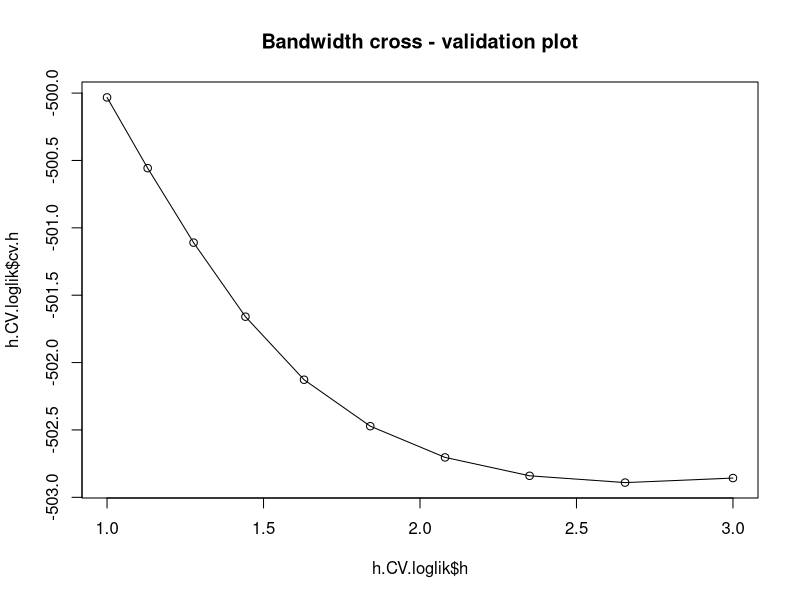
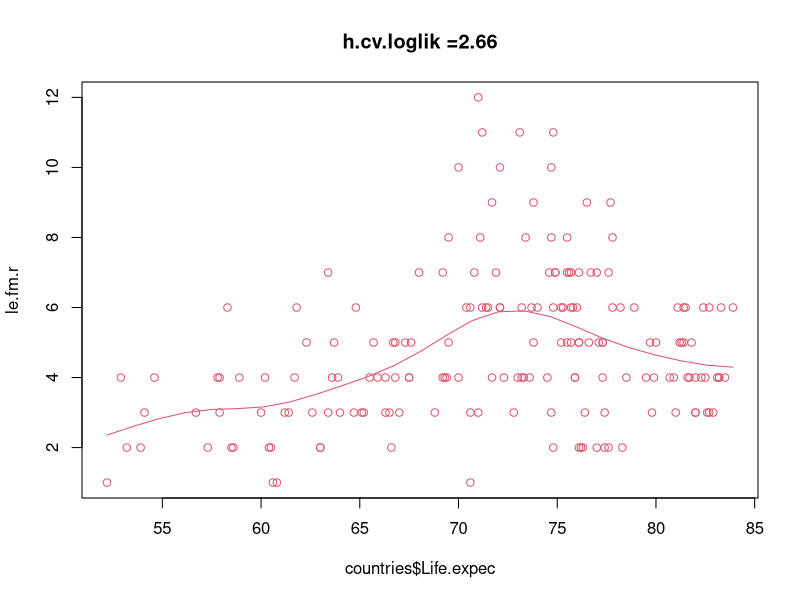

These figures' R source, in order:
## ---- chunk 1
knitr::opts_chunk$set(echo = TRUE)
## ---- chunk 2
# Bandwidth choice in the local logistic regression by leave-one-out cross-validation.
# Function "sm.poisson", from library "sm", is used.

# method can be equal to 'loglik.CV' (default) or 'prob.missclas.CV'
h.cv.sm.poison <- function(x,y,rg.h=NULL,l.h=10,method=loglik.CV){
   cv.h <- numeric(l.h)
   if (is.null(rg.h)){
      hh <- c(h.select(x,y,method="cv"),
            h.select(x,y,method="aicc"))#,hcv(x,y))
      rg.h <- range(hh)*c(1/1.1, 1.5)# I have change it back, I think is better if we leave the teacher numbers.
      
   }
   i <- 0
   gr.h <- exp( seq(log(rg.h[1]), log(rg.h[2]), l=l.h))
   for (h in gr.h){
      i <- i+1
      cv.h[i] <- method(x,y,h)
   }
   return(list(h = gr.h, 
               cv.h = cv.h, 
               h.cv = gr.h[which.min(cv.h)]))
}


# method loglik.CV: leave-one-out log-likelihood 
loglik.CV <- function(x,y,h){
  n <- length(x)
  pred <- sapply(1:n, 
      function(i,x,y,h){
         sm.poisson(x=x[-i],y=y[-i],h=h,eval.points=x[i],display="none")$estimate
      },   x,y,h)
  #faculty <- sapply(1:n, function(i, y){prod(1:y[i])}, y) # do we need this? no not really, its for the scaling factor below but we are not using it

  return(-sum(y*log(pred)-pred)) #-log(faculty) only a scale 
  
}

## ---- chunk 3
countries<-read.csv2(file="HDI.2017.subset.csv",row.names = 1)
#attach(countries)
le.fm.r <- round(countries$le.fm)
## ---- chunk 4
library(sm)

x<- countries$Life.expec
y<- le.fm.r
h=500
i=3 # do we need this?
n = length(x)

pred <- sapply(1:n, 
    function(i,x,y,h){
       sm.poisson(x=x[-i],y=y[-i],h=h,eval.points=x[i],display="none")$estimate
    },   x,y,h)
sum(y*log(pred)-pred)

h.cv.sm.poison(countries$Life.expec, le.fm.r)
## ---- chunk 5
h.CV.loglik <- h.cv.sm.poison(countries$Life.expec,le.fm.r,rg.h=c(1,3),method=loglik.CV)
plot(h.CV.loglik$h,h.CV.loglik$cv.h)
lines(h.CV.loglik$h,h.CV.loglik$cv.h)
title("Bandwidth cross - validation plot")
## ---- chunk 6
aux <- sm.poisson(countries$Life.expec,le.fm.r,h=h.CV.loglik$h.cv)
title(main=paste("h.cv.loglik =",round(h.CV.loglik$h.cv,2),sep=""))
